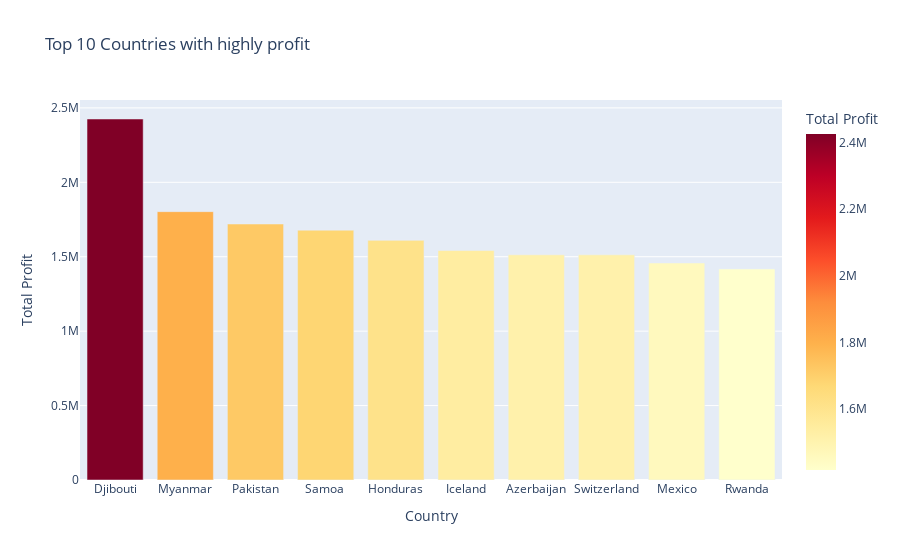

Here is the notebook cell this chart was saved with:
### Code cell
country_profit=df2.groupby("Country")["Total Profit"].sum().reset_index()

fig = px.bar(country_profit.sort_values("Total Profit", ascending=False).head(10),
             x="Country",
             y="Total Profit",
             title="Top 10 Countries with highly profit",
             color="Total Profit",
             color_continuous_scale="YlOrRd")
fig.show()

### Figure 1 — Plotly figure (JSON) as saved in the notebook; plotly's stock layout.template omitted (floating-point values rounded to 4 significant figures)
{"data": [{"hovertemplate": "Country=%{x}<br>Total Profit=%{marker.color}<extra></extra>", "legendgroup": "", "marker": {"color": [2425000.0, 1803000.0, 1720000.0, 1679000.0, 1610000.0, 1542000.0, 1513000.0, 1513000.0, 1458000.0, 1417000.0], "coloraxis": "coloraxis", "pattern": {"shape": ""}}, "name": "", "orientation": "v", "showlegend": false, "textposition": "auto", "type": "bar", "x": ["Djibouti", "Myanmar", "Pakistan", "Samoa ", "Honduras", "Iceland", "Azerbaijan", "Switzerland", "Mexico", "Rwanda"], "xaxis": "x", "y": [2425000.0, 1803000.0, 1720000.0, 1679000.0, 1610000.0, 1542000.0, 1513000.0, 1513000.0, 1458000.0, 1417000.0], "yaxis": "y"}], "layout": {"barmode": "relative", "coloraxis": {"colorbar": {"title": {"text": "Total Profit"}}, "colorscale": [[0, "rgb(255,255,204)"], [0.125, "rgb(255,237,160)"], [0.25, "rgb(254,217,118)"], [0.375, "rgb(254,178,76)"], [0.5, "rgb(253,141,60)"], [0.625, "rgb(252,78,42)"], [0.75, "rgb(227,26,28)"], [0.875, "rgb(189,0,38)"], [1, "rgb(128,0,38)"]]}, "legend": {"tracegroupgap": 0}, "title": {"text": "Top 10 Countries with highly profit"}, "xaxis": {"anchor": "y", "domain": [0, 1], "title": {"text": "Country"}}, "yaxis": {"anchor": "x", "domain": [0, 1], "title": {"text": "Total Profit"}}}}
